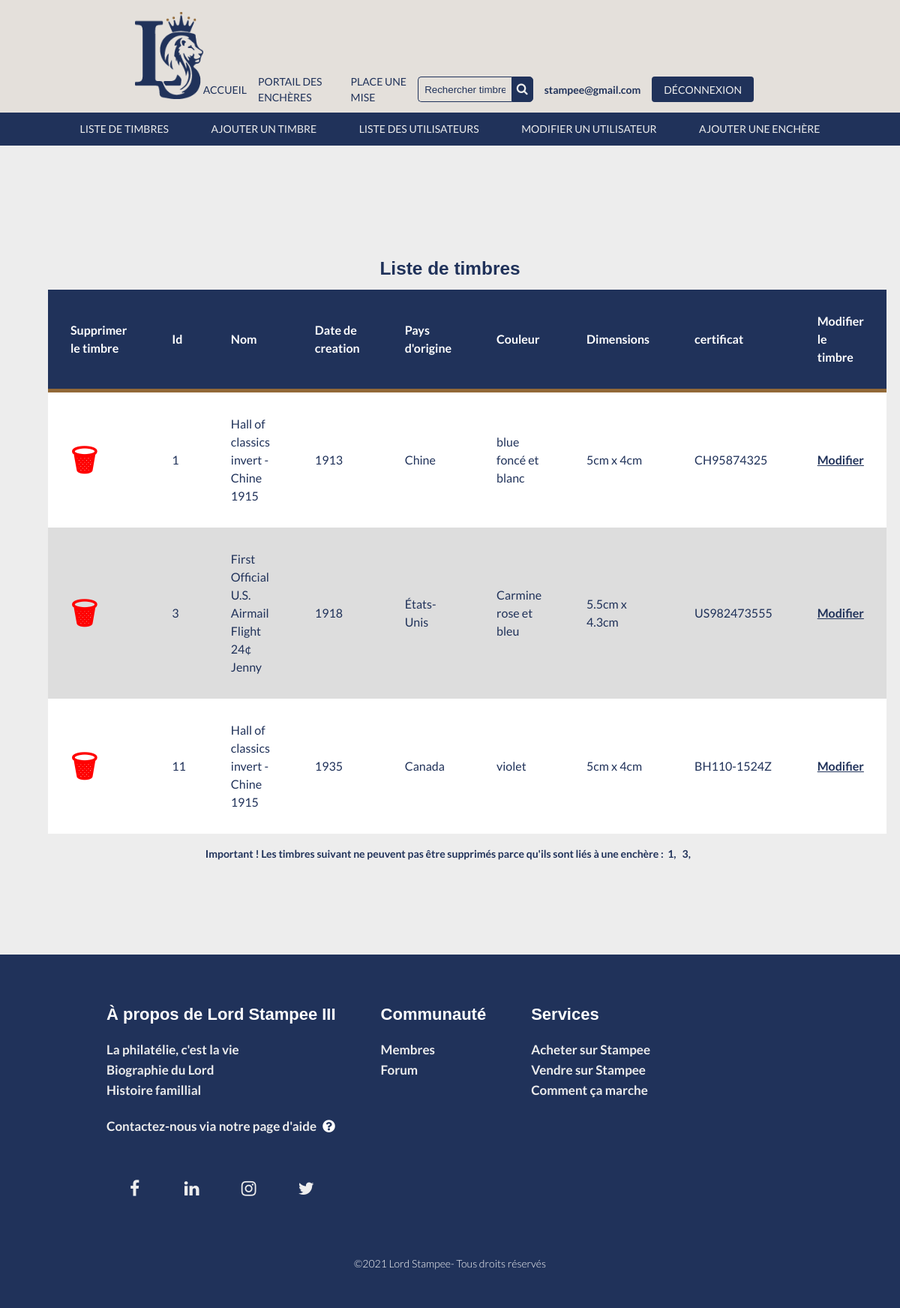
The page /index.php/listeTimbres (signed in) on the database its author committed.
### tables this page shows
CREATE TABLE `timbre` (
  `id` int(11) NOT NULL,
  `nom` varchar(255) DEFAULT NULL,
  `date_creation` year(4) DEFAULT NULL,
  `pays_origine` varchar(50) NOT NULL,
  `couleur` varchar(255) DEFAULT NULL,
  `dimensions` varchar(50) DEFAULT NULL,
  `certificat` varchar(25) DEFAULT NULL,
  `condition_id` int(11) NOT NULL,
  `usager_id` int(11) NOT NULL
);

CREATE TABLE `enchere` (
  `id` int(11) NOT NULL,
  `date_debut` date NOT NULL,
  `date_fin` date NOT NULL,
  `prix_plancher` double NOT NULL,
  `pieces` int(11) NOT NULL,
  `archive` tinyint(1) DEFAULT NULL,
  `timbre_id` int(11) NOT NULL
);

### controller/controller_view.php (called while the page is built, shortened)
<?php
class View {
    private $render = FALSE;
    public function __construct($template)
    {
        try {
            $file ='view/'.$template.'.php';
            if(file_exists($file)) {
                $this->render = $file;
            }else {
                throw new Exception($file,' Error');
            }
        }
        catch (Exception $e) {
            echo $e->getMessage();
            exit();
        }
    }
    public function __destruct()
    {
        include($this->render);
    }
}
?>

### model/Crud.php (called while the page is built, shortened)
<?php
class Crud extends PDO{
	protected $table;
	public function select($fieldOrder = null, $order = null){
		if($fieldOrder == null){
		  $sql = "SELECT * FROM $this->table";
		}else{
		  $sql = "SELECT * FROM $this->table ORDER BY $fieldOrder $order";
		}
		$stmt = $this->query($sql);
		return $stmt->fetchAll(PDO::FETCH_CLASS);
	}
}
?>

### controller/controller_listeTimbres.php (called while the page is built, shortened)
<?php
class ListeTimbresController{
    public function index() {
        $privilege = $_SESSION['privilege'];
        if($privilege == 'admin') {
            $timbre = new Timbre();
            $liste = $timbre->select();
            $enchere = new Enchere();
            $listeEncheres = $enchere->select();
        }
    }
}
?>

### view/listeTimbres.php (the view)
<?php include './view/header.php'; ?>
<main>
<div class="liste__timbres">
        <div class="table">
        <h2 class="titre__table">Liste de timbres</h2>
            <table>
                <thead>
                    <tr>
                    <th>Supprimer le timbre</th>
                    <th>Id</th>
                    <th>Nom</th>
                    <th>Date de creation</th>
                    <th>Pays d'origine</th>
                    <th>Couleur</th>
                    <th>Dimensions</th>
                    <th>certificat</th>
                    <th>Modifier le timbre</th>
                    </tr>
                </thead>
                <?php
                    foreach($liste as $row) {
                ?>
                <tr>
                    <td><a class="icone" href='/encheres/index.php/gererTimbre/delete/<?php echo $row->id;?>'>&#128465;</a></td>
                    <td><?php echo $row->id;?></td>
                    <td><?php echo $row->nom;?></td>
                    <td><?php echo $row->date_creation;?></td>
                    <td><?php echo $row->pays_origine;?></td>
                    <td><?php echo $row->couleur;?></td>
                    <td><?php echo $row->dimensions;?></td>
                    <td><?php echo $row->certificat;?></td>
                    <td><a href='/encheres/index.php/modifierTimbre/modifier/<?php echo $row->id;?>'>Modifier</a></td>
                    <?php
                        }
                    ?>
                </tr>
            </table>
            <div class="center">
                <span>Important ! Les timbres suivant ne peuvent pas être supprimés parce qu'ils sont liés à une enchère :&nbsp;</span>
                    <?php
                        foreach($listeEncheres as $row) {
                    ?>
                <span>&nbsp;<?php echo $row->timbre_id;?>, &nbsp;</span>
                    <?php
                    }
                    ?>
            </div>
        </div>
    </div>
<?php include './view/footer.php'; ?>

### css/accueil.css (style rules this page uses)
.buttons, .titre__table, .center { position: relative; display: flex; justify-content: center; }
.center { margin: 1rem; }
.table { margin: 60px auto; }
table { background-color: white; table-layout: auto; text-align: left; border-collapse: collapse; width: 100%; }
th, td { padding: 30px; }
thead { background-color: #20325A; border-bottom: solid 5px #926938; color: #fff; }
tr:nth-child(even) { background-color: #ddd; }
.icone { color: red; font-size: 40px; text-decoration: none; }
.liste__timbres { padding: 2rem; margin: 2rem; }

### css/header.css (style rules this page uses)
*::before, *::after { box-sizing: border-box; padding: 0; margin: 0; }
html { font-family: "Lato", arial, sans-serif; background-color: #ededed; }
body { line-height: 1.5; font-size: 1rem; position: relative; margin: 0 auto; font-weight: 400; color: #20325A; }
main { margin: 0 auto; padding: 2vw 0 0; }
h1, h2, h3, h4 { font-weight: 700; line-height: 1.3; margin-top: 1em; margin-bottom: .5em; font-family: "Nunito+Sans", arial, sans-serif; color: #20325A; }
h2 { font-size: 1.525rem; margin-top: 0.90em; }
a { color: inherit; outline: 2px solid transparent; background-size: 100% 0.3em; background-repeat: no-repeat; background-position: left 0 bottom -40%; font-weight: 700; }
span { color: #20325A; font-weight: bold; font-size: 1.125rem; }
@media all and (min-width:1151px) and (max-width:1700px) { span { font-size: 0.875rem; } }

### rows shown on the page
timbre: id "1", nom "Hall of classics invert - Chine 1915", date_creation "1913", pays_origine "Chine", couleur "blue foncé et blanc", dimensions "5cm x 4cm", certificat "CH95874325"
timbre: id "3", nom "First Official U.S. Airmail Flight 24¢ Jenny", date_creation "1918", pays_origine "États-Unis", couleur "Carmine rose et bleu", dimensions "5.5cm x 4.3cm", certificat "US982473555"
timbre: id "11", nom "Hall of classics invert - Chine 1915", date_creation "1935", pays_origine "Canada", couleur "violet", dimensions "5cm x 4cm", certificat "BH110-1524Z"
enchere: timbre "1"
enchere: timbre "3"

### other values the page prints
$_SESSION['user'] "stampee@gmail.com"
